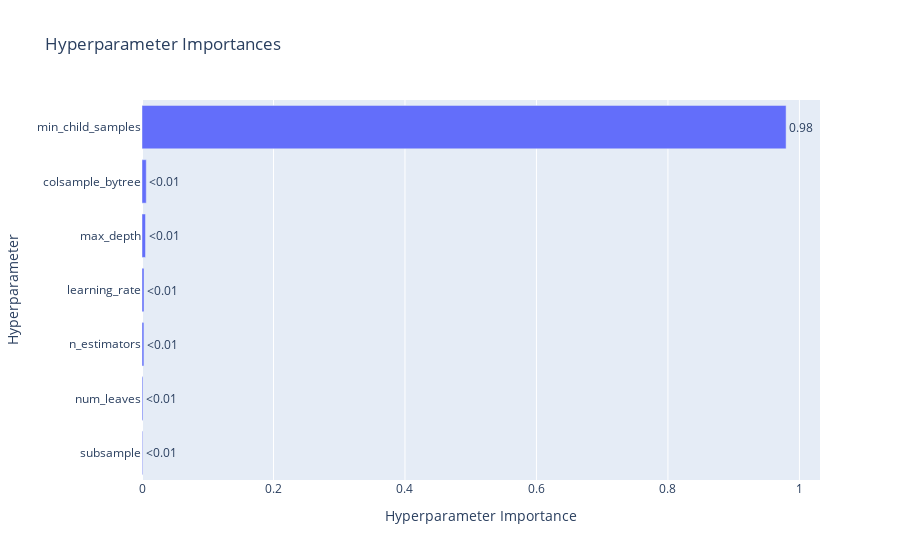

The notebook cell saved with this chart:
### Code cell
# Visualize parameter importance
optuna.visualization.plot_param_importances(study).show()

### Figure 1 — Plotly figure (JSON) as saved in the notebook; plotly's stock layout.template omitted (floating-point values rounded to 4 significant figures)
{"data": [{"cliponaxis": false, "hovertemplate": ["subsample (FloatDistribution): 0.001041118829161919<extra></extra>", "num_leaves (IntDistribution): 0.0014277303509673087<extra></extra>", "n_estimators (IntDistribution): 0.0029039835951870548<extra></extra>", "learning_rate (FloatDistribution): 0.003075707848588961<extra></extra>", "max_depth (IntDistribution): 0.0053276885619628995<extra></extra>", "colsample_bytree (FloatDistribution): 0.006479107856794903<extra></extra>", "min_child_samples (IntDistribution): 0.979744662957337<extra></extra>"], "name": "Objective Value", "orientation": "h", "text": ["<0.01", "<0.01", "<0.01", "<0.01", "<0.01", "<0.01", "0.98"], "textposition": "outside", "type": "bar", "x": [0.001041, 0.001428, 0.002904, 0.003076, 0.005328, 0.006479, 0.9797], "y": ["subsample", "num_leaves", "n_estimators", "learning_rate", "max_depth", "colsample_bytree", "min_child_samples"]}], "layout": {"title": {"text": "Hyperparameter Importances"}, "xaxis": {"title": {"text": "Hyperparameter Importance"}}, "yaxis": {"title": {"text": "Hyperparameter"}}}}
